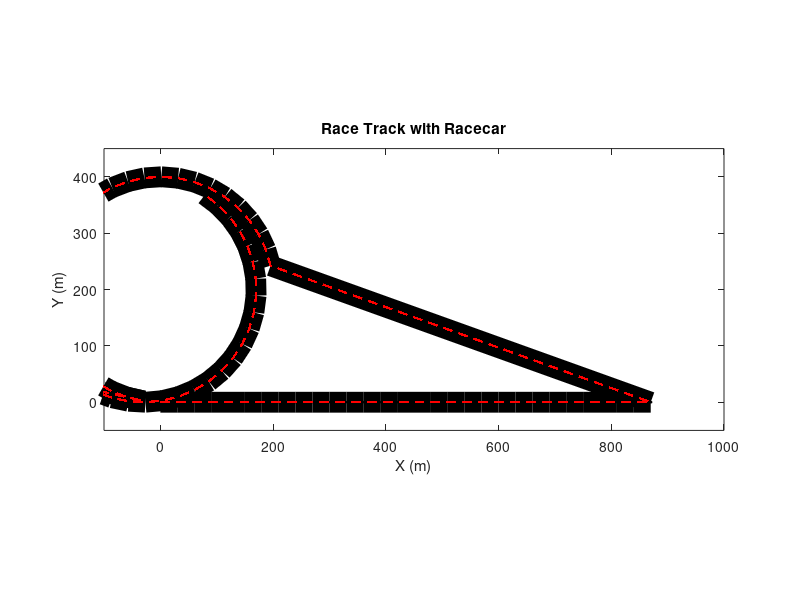

The MATLAB source for this figure:
% Track Specs
straightaway_length = 900; % Length of Track Straightaways [m]
turn_radius = 200; % Radius of Track Turns [m]
turn_angle = 180; % Angle of Turn (From Entry to Exit) [deg]
track_width = 15; % Width of Track [m]
car_width = 1; % Width of Car [m]
car_length = 2.5; % Length of Car (From Center) [m]

% Waypoint Setup
num_waypoints = 120; % Number of Waypoints for Track
delta_s = (2*straightaway_length)/(num_waypoints/2); % Change in Distance in Track Straightaways (30 for 120) [m]
delta_theta = (2*turn_angle)/(num_waypoints/2); % Change in Angle in Track Turns (6 for 120) [deg]
disp(delta_s)
disp(delta_theta)

% Track Coordinates
x_track_array = zeros(1,num_waypoints); % X Track Coordinates (Updated from 0 as code runs)
y_track_array = zeros(1,num_waypoints); % Y Track Coordinates (Updated from 0 as code runs)
theta_track_array = zeros(1,num_waypoints); % Angle Track Coordinates (Updated from 0 as code runs)

% Car Coordinates
car_RF_x_array = zeros(1,num_waypoints); % Car RF X Coordinates (Updated from 0 as code runs)
car_RR_x_array = zeros(1,num_waypoints); % Car RR X Coordinates (Updated from 0 as code runs)
car_LF_x_array = zeros(1,num_waypoints); % Car LF X Coordinates (Updated from 0 as code runs)
car_LR_x_array = zeros(1,num_waypoints); % Car LR X Coordinates (Updated from 0 as code runs)
car_RF_y_array = zeros(1,num_waypoints); % Car RF Y Coordinates (Updated from 0 as code runs)
car_RR_y_array = zeros(1,num_waypoints); % Car RR Y Coordinates (Updated from 0 as code runs)
car_LF_y_array = zeros(1,num_waypoints); % Car LF Y Coordinates (Updated from 0 as code runs)
car_LR_y_array = zeros(1,num_waypoints); % Car LR Y Coordinates (Updated from 0 as code runs)

for i = 1:num_waypoints
    % Front Straightaway
    if i <= num_waypoints/4
        x_track_array(i) = (i - 1)*delta_s;
        y_track_array(i) = 0;
        theta_track_array(i) = 0;
        car_RF_x_array(i) = (i - 1)*delta_s + car_length;
        car_RR_x_array(i) = (i - 1)*delta_s - car_length;
        car_LF_x_array(i) = (i - 1)*delta_s + car_length;
        car_LR_x_array(i) = (i - 1)*delta_s - car_length;
        car_RF_y_array(i) = -car_width;
        car_RR_y_array(i) = -car_width;
        car_LF_y_array(i) = car_width;
        car_LR_y_array(i) = car_width;
    % Turns 1 & 2
    elseif (num_waypoints/4 < i) && (i <= num_waypoints/2)
        theta_track_array(i) = (i - num_waypoints / 2 - 1) * (delta_s/turn_radius);
        x_track_array(i) = x_track_array(num_waypoints / 2) + turn_radius * sin(theta_track_array(i));
        y_track_array(i) = turn_radius * (1 - cos(theta_track_array(i)));
        car_RF_x_array(i) = x_track_array(num_waypoints / 2) + (turn_radius + car_width) * sin(theta_track_array(i));
        car_RR_x_array(i) = x_track_array(num_waypoints / 2) + (turn_radius + car_width) * sin(theta_track_array(i));
        car_LF_x_array(i) = x_track_array(num_waypoints / 2) + (turn_radius - car_width) * sin(theta_track_array(i));
        car_LR_x_array(i) = x_track_array(num_waypoints / 2) + (turn_radius - car_width) * sin(theta_track_array(i));
        car_RF_y_array(i) = (turn_radius + car_width) * (1 - cos(theta_track_array(i)));
        car_RR_y_array(i) = (turn_radius + car_width) * (1 - cos(theta_track_array(i)));
        car_LF_y_array(i) = (turn_radius - car_width) * (1 - cos(theta_track_array(i)));
        car_LR_y_array(i) = (turn_radius - car_width) * (1 - cos(theta_track_array(i)));
    % Back Straightaway
    elseif (num_waypoints/2 < i) && (i <= num_waypoints*(3/4))
        x_track_array(i) = (i - 1)*-delta_s;
        y_track_array(i) = 2*turn_radius;
        theta_track_array(i) = 0;
        car_RF_x_array(i) = (i - 1)*delta_s + car_length;
        car_RR_x_array(i) = (i - 1)*delta_s - car_length;
        car_LF_x_array(i) = (i - 1)*delta_s + car_length;
        car_LR_x_array(i) = (i - 1)*delta_s - car_length;
        car_RF_y_array(i) = 2*turn_radius + car_width;
        car_RR_y_array(i) = 2*turn_radius + car_width;
        car_LF_y_array(i) = 2*turn_radius - car_width;
        car_LR_y_array(i) = 2*turn_radius - car_width;
    else
        theta_track_array(i) = (i - num_waypoints / 2 - 1) * (delta_s/turn_radius);
        x_track_array(i) = x_track_array(num_waypoints / 2) + turn_radius * sin(theta_track_array(i));
        y_track_array(i) = turn_radius * (1 - cos(theta_track_array(i)));
        car_RF_x_array(i) = x_track_array(num_waypoints / 2) + (turn_radius + car_width) * sin(theta_track_array(i));
        car_RR_x_array(i) = x_track_array(num_waypoints / 2) + (turn_radius + car_width) * sin(theta_track_array(i));
        car_LF_x_array(i) = x_track_array(num_waypoints / 2) + (turn_radius - car_width) * sin(theta_track_array(i));
        car_LR_x_array(i) = x_track_array(num_waypoints / 2) + (turn_radius - car_width) * sin(theta_track_array(i));
        car_RF_y_array(i) = (turn_radius + car_width) * (1 - cos(theta_track_array(i)));
        car_RR_y_array(i) = (turn_radius + car_width) * (1 - cos(theta_track_array(i)));
        car_LF_y_array(i) = (turn_radius - car_width) * (1 - cos(theta_track_array(i)));
        car_LR_y_array(i) = (turn_radius - car_width) * (1 - cos(theta_track_array(i)));
    end
end

% Plotting the Track
figure;
plot(x_track_array, y_track_array, 'k', 'LineWidth', track_width);
hold on;

for i = 1:num_waypoints
    % Plotting the Car
    car_x_array = [car_RF_x_array(i),car_RR_x_array(i),car_LF_x_array(i),car_LR_x_array(i)];
    car_y_array = [car_RF_y_array(i),car_RR_y_array(i),car_LF_y_array(i),car_LR_y_array(i)];
    patch(car_x_array,car_y_array,'b')
    
    % Plotting the Car Path
    plot(x_track_array, y_track_array, 'r--', 'LineWidth', 1);
end

% Set axis limits
axis equal;
axis([-100, straightaway_length + 100, -50, 2 * turn_radius + 50]);

% Add labels and title
xlabel('X (m)');
ylabel('Y (m)');
title('Race Track with Racecar');

